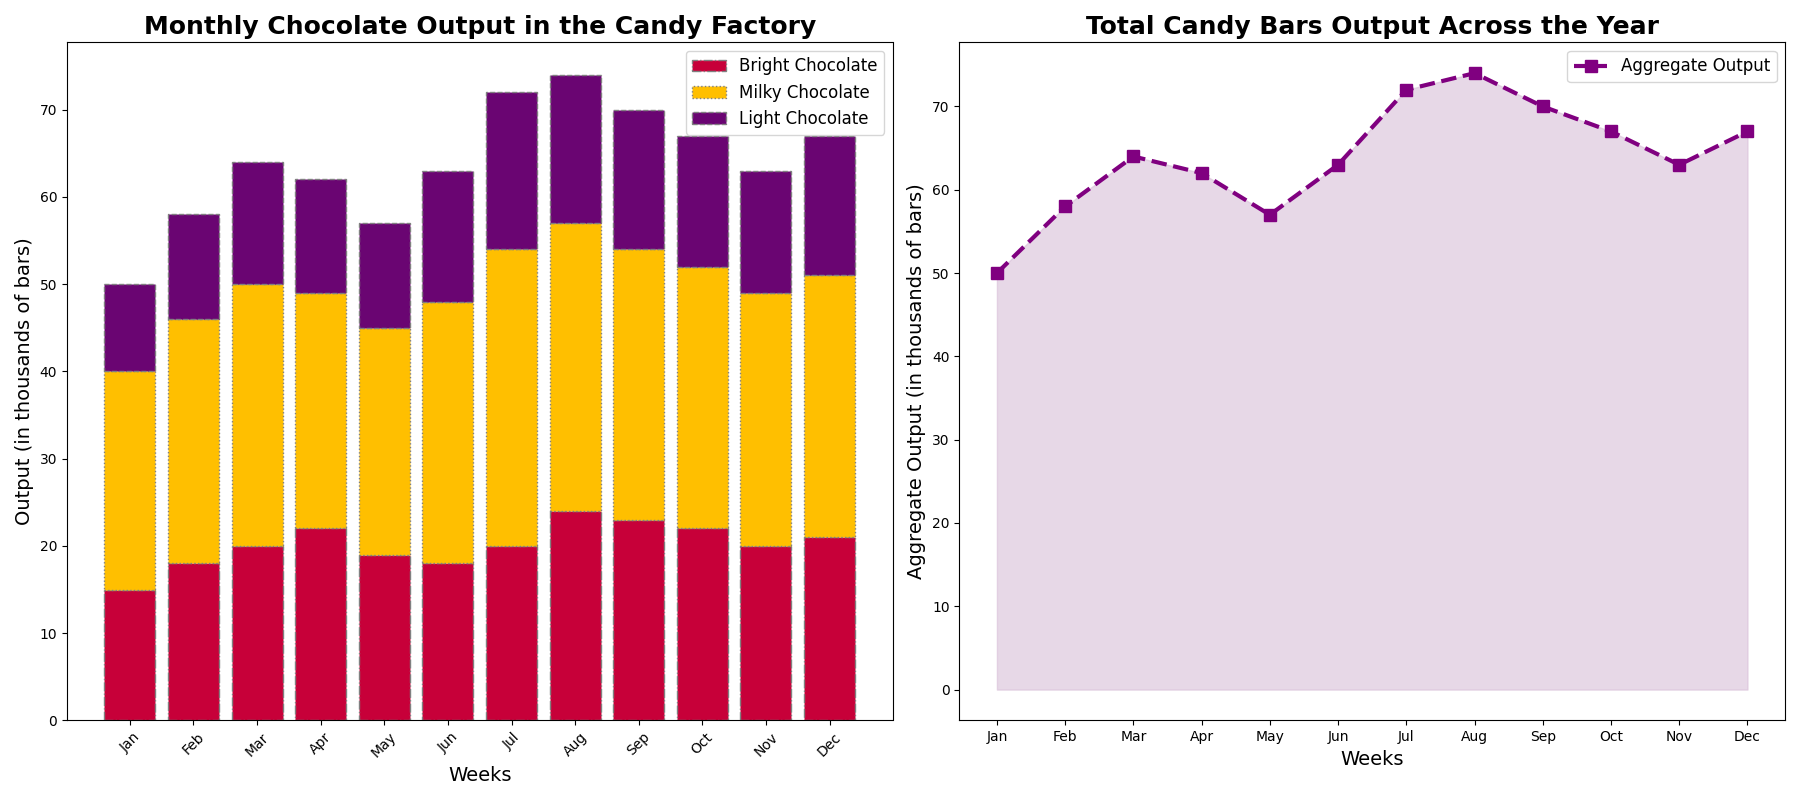

Here is the Python script that generated this plot:
import matplotlib.pyplot as plt
import numpy as np

weeks = ['Jan', 'Feb', 'Mar', 'Apr', 'May', 'Jun', 'Jul', 'Aug', 'Sep', 'Oct', 'Nov', 'Dec']
candies = ['Bright Chocolate', 'Milky Chocolate', 'Light Chocolate']

bright_chocolate = [15, 18, 20, 22, 19, 18, 20, 24, 23, 22, 20, 21]
milky_chocolate = [25, 28, 30, 27, 26, 30, 34, 33, 31, 30, 29, 30]
light_chocolate = [10, 12, 14, 13, 12, 15, 18, 17, 16, 15, 14, 16]

colors = ['#C70039', '#FFBF00', '#6A0572']

x = np.arange(len(weeks))

fig, (ax1, ax2) = plt.subplots(1, 2, figsize=(18, 8))

ax1.bar(x, bright_chocolate, color=colors[0], edgecolor='grey', label='Bright Chocolate', linestyle='-.')
ax1.bar(x, milky_chocolate, bottom=bright_chocolate, color=colors[1], edgecolor='grey', label='Milky Chocolate', linestyle=':')
ax1.bar(x, light_chocolate, bottom=np.array(bright_chocolate) + np.array(milky_chocolate), color=colors[2], edgecolor='grey', label='Light Chocolate', linestyle='--')

ax1.set_xlabel('Weeks', fontsize=14)
ax1.set_ylabel('Output (in thousands of bars)', fontsize=14)
ax1.set_title('Monthly Chocolate Output in the Candy Factory', fontsize=18, fontweight='bold')
ax1.set_xticks(x)
ax1.set_xticklabels(weeks, rotation=45)
ax1.legend(fontsize=12)
ax1.grid(False)

total_output = np.array(bright_chocolate) + np.array(milky_chocolate) + np.array(light_chocolate)

ax2.plot(weeks, total_output, marker='s', linestyle='--', color='purple', linewidth=3, markersize=8, label='Aggregate Output')
ax2.fill_between(weeks, total_output, color='thistle', alpha=0.6)

ax2.set_xlabel('Weeks', fontsize=14)
ax2.set_ylabel('Aggregate Output (in thousands of bars)', fontsize=14)
ax2.set_title('Total Candy Bars Output Across the Year', fontsize=18, fontweight='bold')
ax2.legend(fontsize=12)
ax2.grid(False)

plt.tight_layout()
plt.show()
